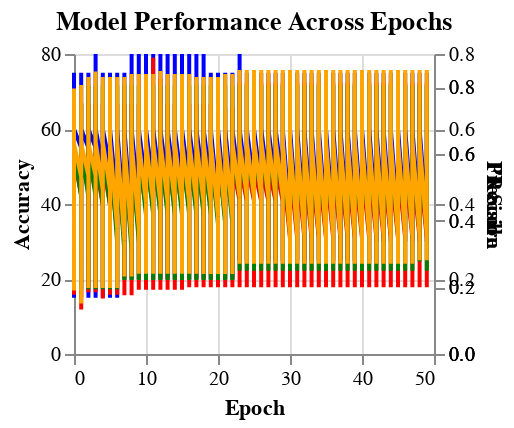

The cell this chart's notebook holds for it:
### Code cell
# @title LinearClassifierAlexNet


# Function to run the model with different parameters
def run_model(X, y_encoded, loss_function, optimizer_function, lr, pca_components):
    # PCA transformation
    pca = PCA(n_components=pca_components)
    X_pca = pca.fit_transform(X)

    # Splitting the dataset
    X_train, X_test, y_train, y_test = train_test_split(X_pca, y_encoded, test_size=0.2, random_state=42)

    # Convert to PyTorch tensors
    X_train = torch.tensor(X_train, dtype=torch.float32)
    X_test = torch.tensor(X_test, dtype=torch.float32)
    y_train = torch.tensor(y_train, dtype=torch.long)
    y_test = torch.tensor(y_test, dtype=torch.long)

    # Initialize the classifier
    in_dim = X_train.shape[1]
    model = LinearClassifierAlexNet(in_dim)

    # Loss and optimizer
    criterion = loss_function()
    optimizer = optimizer_function(model.parameters(), lr=lr)

    # Training loop
    epochsmax = 50
    metrics_dict = {
        'accuracy': [],
        'precision': [],
        'recall': [],
        'f1': []
    }


    accuracy = []
    for epoch in range(epochsmax):
        # Forward pass
        outputs = model(X_train)
        loss = criterion(outputs, y_train)

        # Backward and optimize
        optimizer.zero_grad()
        loss.backward()
        optimizer.step()

        # Test the model
        model.eval()
        with torch.no_grad():
            outputs = model(X_test)
            _, predicted = torch.max(outputs.data, 1)
            accuracy = (predicted == y_test).sum().item() / y_test.size(0)
            precision = precision_score(y_test.numpy(), predicted.numpy(), average='macro', zero_division=0)
            recall = recall_score(y_test.numpy(), predicted.numpy(), average='macro')
            f1 = f1_score(y_test.numpy(), predicted.numpy(), average='macro')

            metrics_dict['accuracy'].append(accuracy * 100)
            metrics_dict['precision'].append(precision)
            metrics_dict['recall'].append(recall)
            metrics_dict['f1'].append(f1)

    return metrics_dict

# Load and preprocess the data
pca_df = pca_df.dropna()
X = pca_df.drop(columns=['Diagnosis'])
y = pca_df['Diagnosis']
label_encoder = LabelEncoder()
y_encoded = label_encoder.fit_transform(y)

# Parameters to try
loss_functions = [torch.nn.CrossEntropyLoss, torch.nn.NLLLoss]
optimizer_functions = [torch.optim.Adam, torch.optim.SGD]
learning_rates = [0.01, 0.001, 0.0001]
pca_components_list = [0.9, 0.95, 0.99, 0.999]

# Running the model with different parameters
results = []
for loss_function in loss_functions:
    for optimizer_function in optimizer_functions:
        for lr in learning_rates:
            for pca_components in pca_components_list:
                metrics = run_model(X, y_encoded, loss_function, optimizer_function, lr, pca_components)
                for epoch in range(50):  # or epochsmax
                    results.append({
                        'Epoch': epoch,
                        'Accuracy': metrics['accuracy'][epoch],
                        'Precision': metrics['precision'][epoch],
                        'Recall': metrics['recall'][epoch],
                        'F1 Score': metrics['f1'][epoch],
                        'Loss Function': loss_function.__name__,
                        'Optimizer': optimizer_function.__name__,
                        'Learning Rate': lr,
                        'PCA Components': pca_components
                    })

results_df = pd.DataFrame(results)


base = alt.Chart(results_df).encode(
    alt.X('Epoch:Q')
).properties(
    width=180,
    height=150
)

# Define line charts for each metric
accuracy_chart = base.mark_line(color='blue').encode(y='Accuracy:Q')
precision_chart = base.mark_line(color='red').encode(y='Precision:Q')
recall_chart = base.mark_line(color='green').encode(y='Recall:Q')
f1_chart = base.mark_line(color='orange').encode(y='F1 Score:Q')

# Layer the charts
final_chart = alt.layer(accuracy_chart, precision_chart, recall_chart, f1_chart).resolve_scale(
    y='independent'
).properties(
    title="Model Performance Across Epochs"
)

final_chart.configure_title(align='center')

### Figure 1 — Vega-Lite specification as saved in the notebook (floating-point values rounded to 4 significant figures; data arrays with more than 128 entries replaced by an {"elided": "..."} marker saying what was removed)
{"config": {"view": {"continuousWidth": 400, "continuousHeight": 300}, "title": {"align": "center"}}, "layer": [{"mark": {"type": "line", "color": "blue"}, "encoding": {"x": {"field": "Epoch", "type": "quantitative"}, "y": {"field": "Accuracy", "type": "quantitative"}}, "height": 150, "width": 180}, {"mark": {"type": "line", "color": "red"}, "encoding": {"x": {"field": "Epoch", "type": "quantitative"}, "y": {"field": "Precision", "type": "quantitative"}}, "height": 150, "width": 180}, {"mark": {"type": "line", "color": "green"}, "encoding": {"x": {"field": "Epoch", "type": "quantitative"}, "y": {"field": "Recall", "type": "quantitative"}}, "height": 150, "width": 180}, {"mark": {"type": "line", "color": "orange"}, "encoding": {"x": {"field": "Epoch", "type": "quantitative"}, "y": {"field": "F1 Score", "type": "quantitative"}}, "height": 150, "width": 180}], "data": {"name": "data-9b1f8147af55914cccaa2bc5103658bf"}, "resolve": {"scale": {"y": "independent"}}, "title": "Model Performance Across Epochs", "$schema": "https://vega.github.io/schema/vega-lite/v4.17.0.json", "datasets": {"data-9b1f8147af55914cccaa2bc5103658bf": {"elided": "2400 records"}}}
